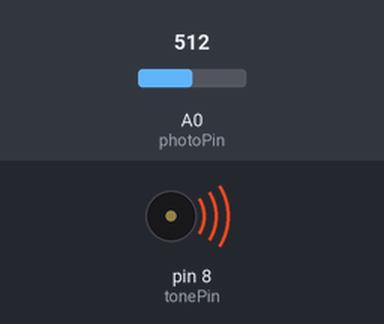
Simulated run of this sketch. Board: Arduino Uno, built with avr-gcc and run on an emulated ATmega328P. On the bench: buzzer (waves = sounding). Inputs (shaded band) come from the test bench; at power-on: A0 (photoPin) = 512. What the sketch prints to the serial monitor is not drawn.

Above: at 0.1 s.
Timing chart, 0 to 1.6 s (numbered marks = the images above):
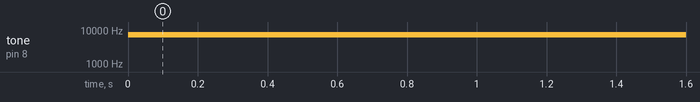

The sketch:

theremin.ino
```cpp
int tonePin = 8;


int photoPin = A0;

int photoRead = 0;

void setup() {
  // put your setup code here, to run once:
  Serial.begin(9600);


}

void loop() {

  photoRead = analogRead(photoPin);
  int mapped = map(photoRead, 0, 350, 31, 4978);
  Serial.println(photoRead);
  tone(tonePin,mapped,100);


}
```

Measured:
- by itself, tone on pin 8 (tonePin): silent → 7267 Hz at 0.00 s
